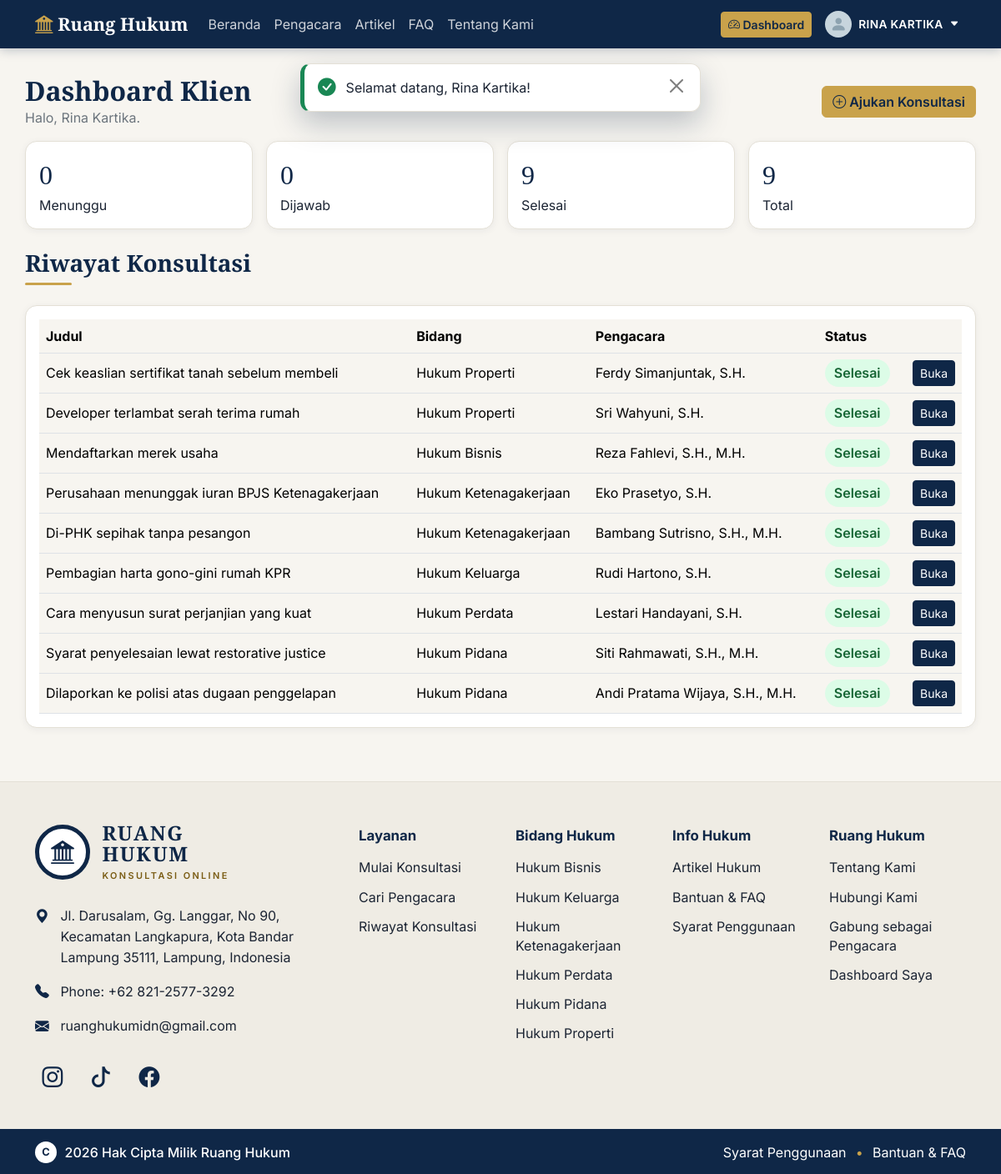
The app's page /klien/dashboard.php (signed in) with its own data.
### tables this page shows
CREATE TABLE konsultasi (
  id INT AUTO_INCREMENT PRIMARY KEY,
  klien_id INT NOT NULL,
  pengacara_id INT NULL,
  bidang_id INT NOT NULL,
  judul VARCHAR(150) NOT NULL,
  isi TEXT NOT NULL,
  lampiran VARCHAR(255) NULL,
  status ENUM('menunggu','dijawab','selesai','ditutup') NOT NULL DEFAULT 'menunggu',
  created_at TIMESTAMP DEFAULT CURRENT_TIMESTAMP,
  FOREIGN KEY (klien_id) REFERENCES users(id) ON DELETE CASCADE,
  FOREIGN KEY (pengacara_id) REFERENCES users(id) ON DELETE SET NULL,
  FOREIGN KEY (bidang_id) REFERENCES bidang_hukum(id)
);

CREATE TABLE bidang_hukum (
  id INT AUTO_INCREMENT PRIMARY KEY,
  nama VARCHAR(80) NOT NULL UNIQUE,
  deskripsi VARCHAR(255) NULL
);

CREATE TABLE users (
  id INT AUTO_INCREMENT PRIMARY KEY,
  nama VARCHAR(100) NOT NULL,
  username VARCHAR(30) NULL UNIQUE,
  email VARCHAR(120) NOT NULL UNIQUE,
  password VARCHAR(255) NOT NULL,
  role ENUM('klien','pengacara','admin') NOT NULL DEFAULT 'klien',
  perusahaan VARCHAR(120) NULL,
  telepon VARCHAR(20) NULL,
  foto VARCHAR(255) NULL,
  status ENUM('aktif','menunggu','ditolak','nonaktif') NOT NULL DEFAULT 'aktif',
  terms_at DATETIME NULL,
  last_login_at DATETIME NULL,
  created_at TIMESTAMP DEFAULT CURRENT_TIMESTAMP
);

### includes/functions.php (called while the page is built, shortened)
<?php
function e($teks): string
{
    return htmlspecialchars((string) $teks, ENT_QUOTES, 'UTF-8');
}
function url(string $path = ''): string
{
    return BASE_URL . '/' . ltrim($path, '/');
}
function current_user(): ?array
{
    return $_SESSION['user'] ?? null;
}
function dashboard_path(string $role): string
{
    return match ($role) {
        'admin'     => 'admin/dashboard.php',
        'pengacara' => 'pengacara/dashboard.php',
        default     => 'klien/dashboard.php',
    };
}

### config/kontak.php (called while the page is built)
<?php
return [
    'alamat'      => 'Jl. Darusalam, Gg. Langgar, No 90, Kecamatan Langkapura, Kota Bandar Lampung 35111, Lampung, Indonesia',
    'telepon'     => '+62 821-2577-3292',
    'telepon_tel' => '+6282125773292',
    'email'       => 'ruanghukumidn@gmail.com',
    'sosial' => [
        ['nama' => 'Instagram', 'ikon' => 'bi-instagram', 'url' => 'https://www.instagram.com/ruanghukumidn'],
        ['nama' => 'TikTok',    'ikon' => 'bi-tiktok',    'url' => 'https://www.tiktok.com/@ruanghukumindonesia'],
        ['nama' => 'Facebook',  'ikon' => 'bi-facebook',  'url' => 'https://www.facebook.com/share/1ACeHsNsQn/'],
    ],
];

### config/database.php (called while the page is built)
<?php
function db(): PDO
{
    static $pdo = null;
    if ($pdo === null) {
        $host = 'localhost';
        $name = 'ruang_hukum';
        $user = 'root';
        $pass = '';
        try {
            $pdo = new PDO(
                "mysql:host=$host;dbname=$name;charset=utf8mb4",
                $user,
                $pass,
                [
                    PDO::ATTR_ERRMODE            => PDO::ERRMODE_EXCEPTION,
                    PDO::ATTR_DEFAULT_FETCH_MODE => PDO::FETCH_ASSOC,
                    PDO::ATTR_EMULATE_PREPARES   => false,
                ]
            );
        } catch (PDOException $e) {
            http_response_code(500);
            die('Koneksi database gagal. Pastikan MySQL menyala dan database "ruang_hukum" sudah diimpor (database/schema.sql).');
        }
    }
    return $pdo;
}

### klien/dashboard.php (the view, shortened to what this page needs)
<?php
$user = current_user();
$pdo  = db();
$stmt = $pdo->prepare('SELECT status, COUNT(*) AS jumlah FROM konsultasi WHERE klien_id = ? GROUP BY status');
$stmt->execute([$user['id']]);
$hitung = ['menunggu' => 0, 'dijawab' => 0, 'selesai' => 0, 'ditutup' => 0];
foreach ($stmt->fetchAll() as $r) {
    $hitung[$r['status']] = (int) $r['jumlah'];
}
$total = array_sum($hitung);
$stmt = $pdo->prepare(
    'SELECT k.id, k.judul, k.status, k.pengacara_id, b.nama AS bidang, u.nama AS pengacara,
            (SELECT COUNT(*) FROM ulasan ul WHERE ul.konsultasi_id = k.id) AS diulas
     FROM konsultasi k
     LEFT JOIN bidang_hukum b ON b.id = k.bidang_id
     LEFT JOIN users u ON u.id = k.pengacara_id
     WHERE k.klien_id = ?
     ORDER BY k.id DESC'
);
$stmt->execute([$user['id']]);
$riwayat = $stmt->fetchAll();
require_once __DIR__ . '/../includes/header.php';
?>
<div class="container page-head">
  <div class="d-flex flex-wrap justify-content-between align-items-center mb-3 gap-2">
    <div>
      <h2 class="mb-0">Dashboard Klien</h2>
      <p class="text-secondary mb-0">Halo, <?= e($user['nama']) ?>.</p>
    </div>
    <a href="<?= e(url('klien/konsultasi_baru.php')) ?>" class="btn btn-gold">
      <i class="bi bi-plus-circle"></i> Ajukan Konsultasi
    </a>
  </div>
  <div class="row g-3 mb-4">
    <div class="col-6 col-md-3"><div class="card-rh stat-card p-3"><div class="angka"><?= $hitung['menunggu'] ?></div>Menunggu</div></div>
    <div class="col-6 col-md-3"><div class="card-rh stat-card p-3"><div class="angka"><?= $hitung['dijawab'] ?></div>Dijawab</div></div>
    <div class="col-6 col-md-3"><div class="card-rh stat-card p-3"><div class="angka"><?= $hitung['selesai'] ?></div>Selesai</div></div>
    <div class="col-6 col-md-3"><div class="card-rh stat-card p-3"><div class="angka"><?= $total ?></div>Total</div></div>
  </div>
  <h3 class="section-title">Riwayat Konsultasi</h3>
  <div class="card-rh p-3">
    <?php if (!$riwayat): ?>
      <p class="text-secondary mb-0">Belum ada konsultasi. Klik "Ajukan Konsultasi" untuk memulai.</p>
    <?php else: ?>
      <div class="table-responsive">
        <table class="table align-middle mb-0">
          <thead>
            <tr><th>Judul</th><th>Bidang</th><th>Pengacara</th><th>Status</th><th></th></tr>
          </thead>
          <tbody>
          <?php foreach ($riwayat as $r): ?>
            <tr>
              <td><?= e($r['judul']) ?></td>
              <td><?= e($r['bidang'] ?? '-') ?></td>
              <td><?= e($r['pengacara'] ?? 'Belum ada') ?></td>
              <td><span class="badge-status badge-<?= e($r['status']) ?>"><?= e(ucfirst($r['status'])) ?></span></td>
              <td class="text-end text-nowrap">
                <a class="btn btn-sm btn-navy" href="<?= e(url('klien/konsultasi_detail.php?id=' . $r['id'])) ?>">Buka</a>
              </td>
            </tr>
          <?php endforeach; ?>
          </tbody>
        </table>
      </div>
    <?php endif; ?>
  </div>
</div>
<?php require_once __DIR__ . '/../includes/footer.php'; ?>

### includes/footer.php (shortened to what this page needs)
</main>
<?php $tanpaKerangka = $tanpaKerangka ?? false; ?>
<?php if (!$tanpaKerangka): ?>
<?php
$kontak = require __DIR__ . '/../config/kontak.php';
$bidangFooter = [];
try {
    $bidangFooter = db()->query('SELECT id, nama FROM bidang_hukum ORDER BY nama LIMIT 6')->fetchAll();
} catch (Throwable $ex) {
    $bidangFooter = [];
}
$userFooter = current_user();
?>
<footer class="rh-footer mt-5">
  <div class="rh-footer-atas">
    <div class="container">
      <div class="row g-4 g-xl-5">
        <div class="col-lg-4">
          <a class="rh-logo" href="<?= url('index.php') ?>" aria-label="Ruang Hukum, ke beranda">
            <span class="rh-logo-lingkar"><i class="bi bi-bank2"></i></span>
            <span class="rh-logo-teks">
              <span class="rh-logo-nama">Ruang<br>Hukum</span>
              <span class="rh-logo-sub">Konsultasi Online</span>
            </span>
          </a>
          <ul class="rh-kontak list-unstyled">
            <li>
              <i class="bi bi-geo-alt-fill" aria-hidden="true"></i>
              <address class="mb-0"><?= e($kontak['alamat']) ?></address>
            </li>
            <li>
              <i class="bi bi-telephone-fill" aria-hidden="true"></i>
              <span>Phone: <a href="tel:<?= e($kontak['telepon_tel']) ?>"><?= e($kontak['telepon']) ?></a></span>
            </li>
            <li>
              <i class="bi bi-envelope-fill" aria-hidden="true"></i>
              <a href="mailto:<?= e($kontak['email']) ?>"><?= e($kontak['email']) ?></a>
            </li>
          </ul>
          <div class="rh-sosial" aria-label="Media sosial Ruang Hukum">
            <?php foreach ($kontak['sosial'] as $s): ?>
              <a href="<?= e($s['url']) ?>" target="_blank" rel="noopener noreferrer"
                 aria-label="<?= e($s['nama']) ?> Ruang Hukum" title="<?= e($s['nama']) ?>">
                <i class="bi <?= e($s['ikon']) ?>" aria-hidden="true"></i>
              </a>
            <?php endforeach; ?>
          </div>
        </div>
        <nav class="col-lg-8" aria-label="Tautan footer">
          <div class="row g-4">
            <div class="col-6 col-md-3">
              <h2 class="rh-footer-judul">Layanan</h2>
              <ul class="rh-footer-daftar">
                <li><a href="<?= url('klien/konsultasi_baru.php') ?>">Mulai Konsultasi</a></li>
                <li><a href="<?= url('pengacara.php') ?>">Cari Pengacara</a></li>
                <li><a href="<?= url('klien/dashboard.php') ?>">Riwayat Konsultasi</a></li>
              </ul>
            </div>
            <div class="col-6 col-md-3">
              <h2 class="rh-footer-judul">Bidang Hukum</h2>
              <ul class="rh-footer-daftar">
                <?php foreach ($bidangFooter as $b): ?>
                  <li><a href="<?= url('pengacara.php?bidang=' . (int) $b['id']) ?>"><?= e($b['nama']) ?></a></li>
                <?php endforeach; ?>
              </ul>
            </div>
            <div class="col-6 col-md-3">
              <h2 class="rh-footer-judul">Info Hukum</h2>
              <ul class="rh-footer-daftar">
                <li><a href="<?= url('artikel.php') ?>">Artikel Hukum</a></li>
                <li><a href="<?= url('faq.php') ?>">Bantuan &amp; FAQ</a></li>
                <li><a href="<?= url('syarat.php') ?>">Syarat Penggunaan</a></li>
              </ul>
            </div>
            <div class="col-6 col-md-3">
              <h2 class="rh-footer-judul">Ruang Hukum</h2>
              <ul class="rh-footer-daftar">
                <li><a href="<?= url('tentang.php') ?>">Tentang Kami</a></li>
                <li><a href="<?= url('tentang.php#kontak') ?>">Hubungi Kami</a></li>
                <li><a href="<?= url('auth/register.php?role=pengacara') ?>">Gabung sebagai Pengacara</a></li>
                <?php if ($userFooter): ?>
                  <li><a href="<?= url(dashboard_path($userFooter['role'])) ?>">Dashboard Saya</a></li>
                <?php else: ?>
                  <li><a href="<?= url('auth/login.php') ?>">Masuk</a></li>
                  <li><a href="<?= url('auth/register.php') ?>">Daftar</a></li>
                <?php endif; ?>
              </ul>
            </div>
          </div>
        </nav>
      </div>
    </div>
  </div>
  <div class="rh-footer-bawah">
    <div class="container">
      <div class="rh-hak-cipta">
        <span class="rh-c" aria-hidden="true">C</span>
        <span><?= date('Y') ?> Hak Cipta Milik Ruang Hukum</span>
      </div>
      <div class="rh-bawah-tautan">
        <a href="<?= url('syarat.php') ?>">Syarat Penggunaan</a>
        <span class="rh-titik" aria-hidden="true">&bull;</span>
        <a href="<?= url('faq.php') ?>">Bantuan &amp; FAQ</a>
      </div>
    </div>
  </div>
</footer>
<?php endif; ?>
</body>
</html>

### assets/css/style.css (style rules this page uses)
:root { --navy: #0f2747; --navy-700: #1b3a66; --gold: #c9a24b; --gold-600: #b08a36; --ivory: #f7f5f0; --ink: #1b2433; --muted: #6b7686; --line: #e4e0d6; --bs-primary: var(--navy); --bs-body-font-family: 'Inter', system-ui, sans-serif; --bs-body-color: var(--ink); --bs-body-bg: var(--ivory); --bs-link-color: var(--navy-700); }
body { background: var(--ivory); color: var(--ink); min-height: 100vh; display: flex; flex-direction: column; }
h1, h2, h3, h4, .font-serif { font-family: 'Playfair Display', Georgia, serif; font-weight: 700; color: var(--navy); }
.btn-gold { background: var(--gold); border-color: var(--gold); color: var(--navy); font-weight: 600; }
.btn-navy { background: var(--navy); border-color: var(--navy); color: #fff; }
.card-rh { background: #fff; border: 1px solid var(--line); border-radius: 14px; box-shadow: 0 2px 10px rgba(15,39,71,.06); }
.section-title { position: relative; padding-bottom: .6rem; margin-bottom: 1.5rem; }
.section-title::after { content: ''; position: absolute; left: 0; bottom: 0; width: 56px; height: 3px; background: var(--gold); border-radius: 2px; }
.badge-status { font-weight: 600; padding: .4em .7em; border-radius: 999px; }
.badge-selesai { background: #dcfce7; color: #166534; }
.stat-card .angka { font-family: 'Playfair Display', serif; font-size: 2rem; color: var(--navy); }
.page-head { padding: 2rem 0 1rem; }

### assets/css/profil.css (style rules this page uses)
body { font-variant-numeric: lining-nums; }

### assets/css/footer.css (style rules this page uses)
.rh-footer { --emas-tua: #7a5c14; background: #efece4; color: var(--ink); border-top: 1px solid var(--line); }
.rh-footer-atas { padding: 3rem 0 2.5rem; }
.rh-logo { display: inline-flex; align-items: center; gap: .9rem; text-decoration: none; margin-bottom: 1.75rem; }
.rh-logo-lingkar { width: 66px; height: 66px; flex: none; border-radius: 50%; border: 5px solid var(--navy); background: #fff; color: var(--navy); display: flex; align-items: center; justify-content: center; font-size: 1.75rem; }
.rh-logo-teks { display: flex; flex-direction: column; }
.rh-logo-nama { font-family: 'Playfair Display', Georgia, serif; font-weight: 700; font-size: 1.5rem; line-height: 1.05; letter-spacing: .07em; text-transform: uppercase; color: var(--navy); }
.rh-logo-sub { margin-top: .35rem; font-size: .68rem; font-weight: 600; letter-spacing: .22em; text-transform: uppercase; color: var(--emas-tua); }
.rh-kontak { margin: 0 0 1.75rem; padding: 0; }
.rh-kontak li { display: flex; align-items: flex-start; gap: .85rem; margin-bottom: 1rem; line-height: 1.55; }
.rh-kontak .bi { flex: none; margin-top: .02rem; color: var(--navy); font-size: 1.05rem; line-height: 1.5; }
.rh-kontak address { font-style: normal; }
.rh-kontak a { color: var(--ink); text-decoration: none; overflow-wrap: anywhere; }
.rh-sosial { display: flex; flex-wrap: wrap; gap: .5rem 1rem; }
.rh-sosial a { width: 42px; height: 42px; display: inline-flex; align-items: center; justify-content: center; border-radius: 50%; color: var(--navy); font-size: 1.55rem; text-decoration: none; transition: background .15s, color .15s, transform .15s; }
.rh-footer-judul { font-family: var(--bs-body-font-family); font-size: 1.05rem; font-weight: 700; color: var(--navy); margin: .35rem 0 1.1rem; }
.rh-footer-daftar { list-style: none; margin: 0; padding: 0; }
.rh-footer-daftar li { margin-bottom: .75rem; line-height: 1.45; }
.rh-footer-daftar a { color: var(--ink); text-decoration: none; }
.rh-footer-bawah { background: var(--navy); color: #fff; padding: .95rem 0 .8rem; }
.rh-footer-bawah .container { display: flex; flex-wrap: wrap; align-items: center; justify-content: space-between; gap: .45rem 1.5rem; }
.rh-hak-cipta { display: flex; align-items: center; gap: .6rem; font-weight: 500; }
.rh-c { width: 26px; height: 26px; flex: none; border-radius: 50%; background: #fff; color: var(--navy); font-size: .8rem; font-weight: 700; display: inline-flex; align-items: center; justify-content: center; }
.rh-bawah-tautan { display: flex; flex-wrap: wrap; align-items: center; gap: .25rem .7rem; }
.rh-bawah-tautan a { color: #fff; text-decoration: none; }
.rh-titik { color: var(--gold); }

### records on screen
konsultasi: judul "Cek keaslian sertifikat tanah sebelum membeli", bidang.nama "Hukum Properti", pengacara.nama "Ferdy Simanjuntak, S.H.", status "Selesai"
konsultasi: judul "Developer terlambat serah terima rumah", bidang.nama "Hukum Properti", pengacara.nama "Sri Wahyuni, S.H.", status "Selesai"
konsultasi: judul "Mendaftarkan merek usaha", bidang.nama "Hukum Bisnis", pengacara.nama "Reza Fahlevi, S.H., M.H.", status "Selesai"
konsultasi: judul "Perusahaan menunggak iuran BPJS Ketenagakerjaan", bidang.nama "Hukum Ketenagakerjaan", pengacara.nama "Eko Prasetyo, S.H.", status "Selesai"
konsultasi: judul "Di-PHK sepihak tanpa pesangon", bidang.nama "Hukum Ketenagakerjaan", pengacara.nama "Bambang Sutrisno, S.H., M.H.", status "Selesai"
konsultasi: judul "Pembagian harta gono-gini rumah KPR", bidang.nama "Hukum Keluarga", pengacara.nama "Rudi Hartono, S.H.", status "Selesai"
konsultasi: judul "Cara menyusun surat perjanjian yang kuat", bidang.nama "Hukum Perdata", pengacara.nama "Lestari Handayani, S.H.", status "Selesai"
konsultasi: judul "Syarat penyelesaian lewat restorative justice", bidang.nama "Hukum Pidana", pengacara.nama "Siti Rahmawati, S.H., M.H.", status "Selesai"
konsultasi: judul "Dilaporkan ke polisi atas dugaan penggelapan", bidang.nama "Hukum Pidana", pengacara.nama "Andi Pratama Wijaya, S.H., M.H.", status "Selesai"
bidang_hukum: nama "Hukum Bisnis"
bidang_hukum: nama "Hukum Keluarga"
bidang_hukum: nama "Hukum Ketenagakerjaan"
bidang_hukum: nama "Hukum Perdata"
bidang_hukum: nama "Hukum Pidana"
bidang_hukum: nama "Hukum Properti"

### other values on screen
$mnNama "Beranda"
$mnNama "Pengacara"
$mnNama "Artikel"
$mnNama "FAQ"
$mnNama "Tentang Kami"
mb_strtoupper($user['nama']) "RINA KARTIKA"
$f['pesan'] "Selamat datang, Rina Kartika!"
$user['nama'] "Rina Kartika"
$hitung['menunggu'] "0"
$hitung['dijawab'] "0"
$hitung['selesai'] "9"
$total "9"
$kontak['alamat'] "Jl. Darusalam, Gg. Langgar, No 90, Kecamatan Langkapura, Kota Bandar Lampung 35111, Lampung, Indonesia"
$kontak['telepon'] "+62 821-2577-3292"
$kontak['email'] "ruanghukumidn@gmail.com"
